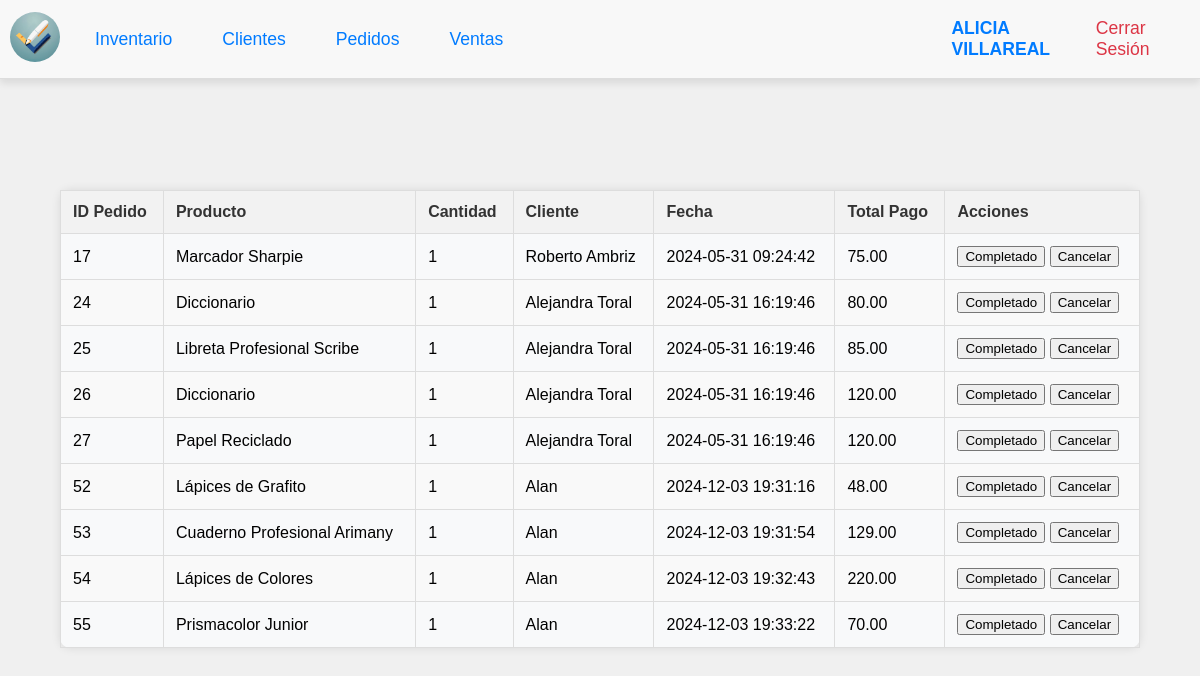
The app's page /SISTEMA_WEB/pedidos.php (signed in) with its own data.
### tables this page shows
CREATE TABLE `pedidos` (
  `id_pedido` int(11) NOT NULL,
  `id_producto` int(11) DEFAULT NULL,
  `nombre_producto` varchar(255) DEFAULT NULL,
  `cantidad_producto` int(11) DEFAULT NULL,
  `id_cliente` int(11) DEFAULT NULL,
  `nombre_cliente` varchar(255) DEFAULT NULL,
  `fecha_compra` timestamp NOT NULL DEFAULT current_timestamp(),
  `total_pago` decimal(10,2) DEFAULT NULL,
  `metodo_pago` varchar(255) NOT NULL
);

CREATE TABLE `clientes` (
  `id_cliente` int(11) NOT NULL,
  `nombre_cliente` varchar(50) NOT NULL,
  `email_cliente` varchar(50) NOT NULL,
  `clave_cliente` varchar(255) NOT NULL,
  `telefono_cliente` int(30) NOT NULL
);

### SISTEMA_WEB/pedidos.php (the view, shortened to what this page needs)
<?php
include "modelo/conexion.php";
?>
<!DOCTYPE html>
<html>
<head>
    <link rel="stylesheet" href="css/styleinicio.css">
    <link rel="stylesheet" href="css/styleinventario.css">
    <nav class="main-menu">
        <ul>
            <li><a href="inicio.php"><img src="img/logo.jpeg" class="menu-logo"></a></li>
            <li><a href="inventario.php" class="menu-item">Inventario</a></li>
            <li><a href="clientes.php" class="menu-item">Clientes</a></li>
            <li><a href="pedidos.php" class="menu-item">Pedidos</a></li>
            <li><a href="ventas.php" class="menu-item">Ventas</a></li>
        </ul>
        <li class="user-section">
            <span class="username"><?php echo $_SESSION["nombre"] . " " . $_SESSION["apellido"]; ?></span>
            <a id="logout-button" class="logout-button" href="controlador/controlador_cerrar_sesion.php">Cerrar Sesión</a>
        </li>
    </nav>
</head>
<body>
    <table>
        <thead>
            <tr>
                <th>ID Pedido</th>
                <th>Producto</th>
                <th>Cantidad</th>
                <th>Cliente</th>
                <th>Fecha</th>
                <th>Total Pago</th>
                <th>Acciones</th>
            </tr>
        </thead>
        <tbody>
            <?php
            $sql = "SELECT p.id_pedido, p.id_producto, p.nombre_producto, p.cantidad_producto, c.nombre_cliente, p.fecha_compra, p.total_pago FROM pedidos p JOIN clientes c ON p.id_cliente = c.id_cliente";
            $resultado = $conexion->query($sql);
            while ($fila = $resultado->fetch_assoc()) {
            ?>
                <tr>
                    <td><?php echo $fila['id_pedido']; ?></td>
                    <td><?php echo $fila['nombre_producto']; ?></td>
                    <td><?php echo $fila['cantidad_producto']; ?></td>
                    <td><?php echo $fila['nombre_cliente']; ?></td>
                    <td><?php echo $fila['fecha_compra']; ?></td>
                    <td><?php echo $fila['total_pago']; ?></td>
                    <td>
                        <form method="post">
                            <button type="submit" name="completado">Completado</button>
                            <button type="submit" name="cancelar">Cancelar</button>
                        </form>
                    </td>
                </tr>
            <?php
            }
            ?>
        </tbody>
    </table>
</body>
</html>

### SISTEMA_WEB/css/styleinicio.css (style rules this page uses)
body { font-family: Arial, sans-serif; background-color: #f0f0f0; display: flex; flex-direction: column; align-items: center; margin: 0; padding: 0; }
.main-menu { background-color: #f8f8f8; border-bottom: 1px solid #ddd; box-shadow: 0 4px 8px rgba(0, 0, 0, 0.1); padding: 10px 0; width: 100%; box-sizing: border-box; position: fixed; top: 0; left: 0; display: flex; justify-content: space-between; align-items: center; z-index: 1000; }
.main-menu ul { list-style: none; padding: 0; margin: 0; display: flex; align-items: center; width: 100%; }
.main-menu li { margin: 0 10px; }
.menu-logo { height: 50px; width: 50px; border-radius: 50%; object-fit: cover; }
.menu-item { text-decoration: none; color: #007bff; padding: 10px 15px; border-radius: 4px; font-size: 1.1em; transition: color 0.3s ease, transform 0.3s ease; }
.user-section { margin-left: auto; display: flex; align-items: center; }
.username { margin-right: 10px; font-weight: bold; color: #007bff; font-size: 1.1em; text-transform: uppercase; transition: color 0.3s ease; }
.logout-button { text-decoration: none; color: #dc3545; padding: 8px 12px; border-radius: 4px; font-size: 1.1em; transition: color 0.3s ease, transform 0.3s ease; }

### SISTEMA_WEB/css/styleinventario.css (style rules this page uses)
body { margin-top: 170px; }
table { border-collapse: collapse; width: 90%; margin: 20px auto; background-color: #f8f9fa; border-radius: 10px; box-shadow: 0 0 10px rgba(0, 0, 0, 0.1); }
th, td { text-align: left; padding: 12px; border: 1px solid #ddd; }
th { background-color: #f2f2f2; color: #333; }
tr:nth-child(even) { background-color: #f9f9f9; }

### records on screen
pedidos: id_pedido "17", nombre_producto "Marcador Sharpie", cantidad_producto "1", id_cliente.nombre_cliente "Roberto Ambriz", fecha_compra "2024-05-31 09:24:42", total_pago "75.00"
pedidos: id_pedido "24", nombre_producto "Diccionario", cantidad_producto "1", id_cliente.nombre_cliente "Alejandra Toral", fecha_compra "2024-05-31 16:19:46", total_pago "80.00"
pedidos: id_pedido "25", nombre_producto "Libreta Profesional Scribe", cantidad_producto "1", id_cliente.nombre_cliente "Alejandra Toral", fecha_compra "2024-05-31 16:19:46", total_pago "85.00"
pedidos: id_pedido "26", nombre_producto "Diccionario", cantidad_producto "1", id_cliente.nombre_cliente "Alejandra Toral", fecha_compra "2024-05-31 16:19:46", total_pago "120.00"
pedidos: id_pedido "27", nombre_producto "Papel Reciclado", cantidad_producto "1", id_cliente.nombre_cliente "Alejandra Toral", fecha_compra "2024-05-31 16:19:46", total_pago "120.00"
pedidos: id_pedido "52", nombre_producto "Lápices de Grafito", cantidad_producto "1", id_cliente.nombre_cliente "Alan", fecha_compra "2024-12-03 19:31:16", total_pago "48.00"
pedidos: id_pedido "53", nombre_producto "Cuaderno Profesional Arimany", cantidad_producto "1", id_cliente.nombre_cliente "Alan", fecha_compra "2024-12-03 19:31:54", total_pago "129.00"
pedidos: id_pedido "54", nombre_producto "Lápices de Colores", cantidad_producto "1", id_cliente.nombre_cliente "Alan", fecha_compra "2024-12-03 19:32:43", total_pago "220.00"
pedidos: id_pedido "55", nombre_producto "Prismacolor Junior", cantidad_producto "1", id_cliente.nombre_cliente "Alan", fecha_compra "2024-12-03 19:33:22", total_pago "70.00"

### other values on screen
$_SESSION["nombre"] "ALICIA"
$_SESSION["apellido"] "VILLAREAL"
